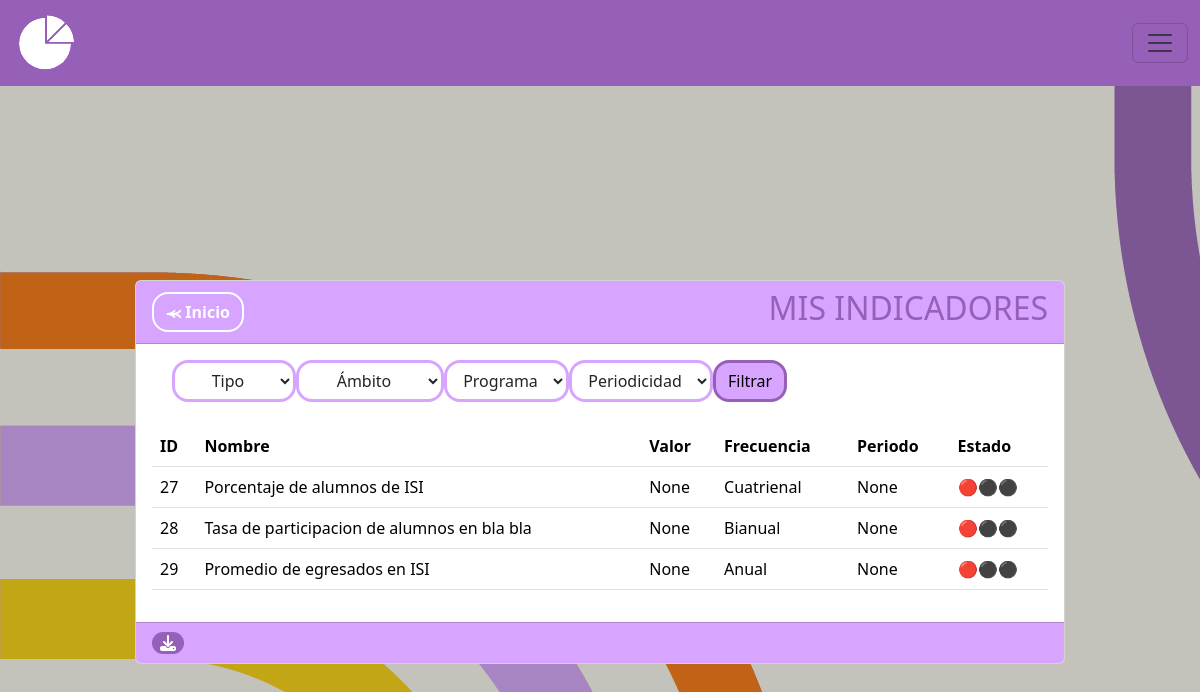
/indicadores, run on an earlier commit of the app's database.
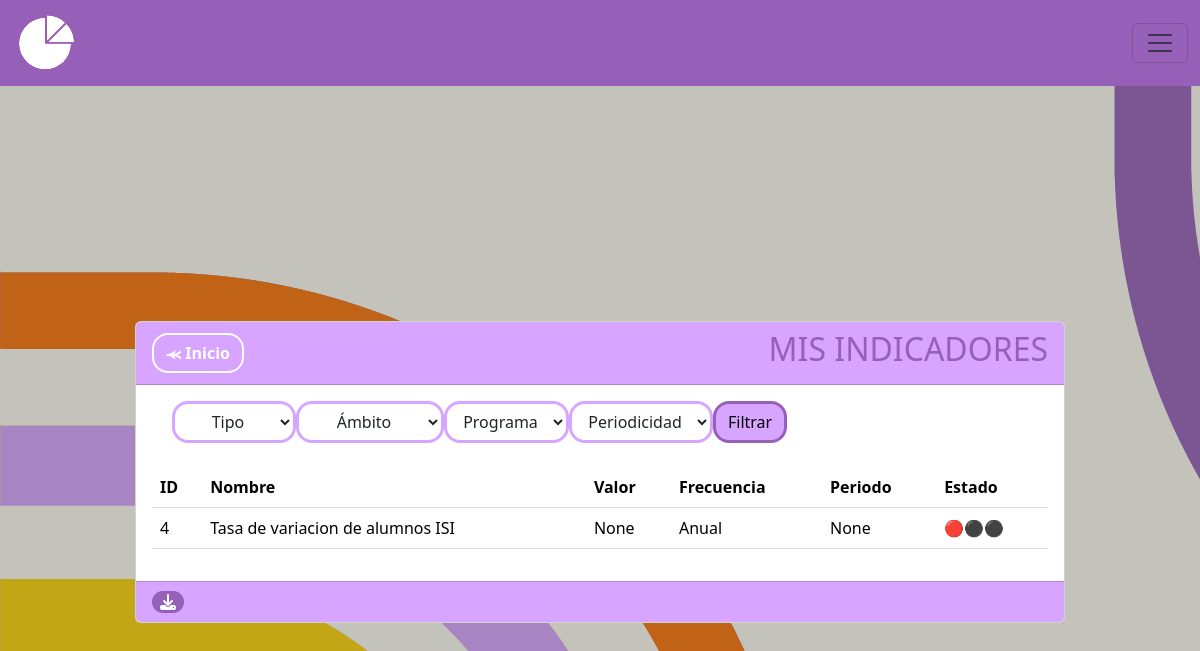
And on a later commit of the database.
### MIReApp/models.py (models this page shows, shortened)
class Indicador(models.Model):
    id = models.AutoField(primary_key=True)
    nombre = models.CharField(max_length=100,
                              verbose_name='Nombre',
                              unique= True,
                              validators= [
                                  RegexValidator(regex= r'^[a-zA-Z\s]*$',
                                                 message="El nombre no puede contener caracteres especiales.",
                                                 code='invalid_nombre')
                              ])
    descripcion = models.CharField(max_length=100, verbose_name='Descripción', blank=True, null=True)
    ambito = models.ForeignKey('Ambito', on_delete=models.CASCADE)
    tipo = models.ForeignKey('Tipo', on_delete=models.CASCADE)
    programa = models.ForeignKey('Programa', on_delete=models.SET_NULL, null=True, blank=True)
    objetivo = models.ForeignKey('Objetivos', on_delete=models.CASCADE, blank=True, null=True)
    frecuencia = models.CharField(verbose_name='Frecuencia de medición',max_length=10, choices=FRECUENCIAS)
    formula = models.CharField(max_length=20, choices= FORMULAS,verbose_name='Formula', blank=True)
    numerador = models.ForeignKey('Metrica', related_name='Numerador', on_delete=models.CASCADE, blank=True, null=True)
    denominador = models.ForeignKey('Metrica', related_name='Denominador', on_delete=models.CASCADE, blank=True, null=True)
    numerador_periodo = models.ForeignKey('HistorialMetrica', related_name='Instancia_Numerador', on_delete=models.CASCADE, blank=True, null=True)
    denominador_periodo = models.ForeignKey('HistorialMetrica', related_name='Instancia_Denominador', on_delete=models.CASCADE, blank=True, null=True)
    numerador_medida = models.CharField(max_length=100, verbose_name='', blank=True, null=True)
    denominador_medida = models.CharField(max_length=100, verbose_name='', blank=True, null=True)
    numerador_valor = models.PositiveIntegerField(verbose_name='', blank=True, null=True)
    denominador_valor = models.PositiveIntegerField(verbose_name='' , blank=True, null=True)
    resultado = models.CharField(max_length=100, verbose_name='', blank=True, null=True)
    estado = models.CharField(max_length=100, verbose_name='Descripción', blank=True, null=True)

### MIReApp/views.py (the view)
# urls.py: path('indicadores',views.indicadores, name='indicadores'),
def indicadores(request):
    es_owner = False
    if request.user.is_authenticated:
        if request.user.is_owner:
            es_owner = True
    indicadores = Indicador.objects.all()
    json_data = serializers.serialize("json", indicadores)
    tipos = Tipo.objects.all()
    ambitos = Ambito.objects.all()
    programas = Programa.objects.all()
    tipo_opciones = {
        "Eficacia": ["1", "2", "4"],
        "Eficiencia": ["3", "5", "8"],
        "Calidad": ["6"],
        "Economía": ["9"],
    }
    tipo = request.GET.get('tipo')
    ambito = request.GET.get('ambito')
    programa = request.GET.get('programa')
    frecuencia = request.GET.get('periodicidad')
    indicadores = Indicador.objects.all()
    json_data = serializers.serialize("json", indicadores)
    if tipo:
        tipo = tipo_opciones[tipo]
        indicadores = indicadores.filter(tipo__in=tipo)
    if ambito:
        indicadores = indicadores.filter(ambito=ambito)
    if programa:
        indicadores = indicadores.filter(programa=programa)
    if frecuencia:
        indicadores = indicadores.filter(frecuencia=frecuencia)
    return render(request, 'indicadores/index.html', {'indicador': indicadores, 'json_data':json_data, 'tipos': tipos, 'ambitos': ambitos, 'programas': programas, 'es_owner': es_owner})

### MIReApp/templates/indicadores/index.html (shortened to what this page needs)
{% extends "base.html" %}
{% block contenido %}
<br>
<br>
<br>
<br>
<br>
<center>
    <link rel="stylesheet" href="https://cdnjs.cloudflare.com/ajax/libs/font-awesome/6.4.2/css/all.min.css">
    <div class="col-md-10 card" style="text-align: left;">
        <div class="card-header" style="background-color: #D7A5FF;">
            <div style="display: flex; justify-content: space-between; align-items: center;">
                <span>
                    <a href="{% url 'inicio' %}" class="btn btn-secondary rounded-4 fw-bold" style="background-color: transparent; color:white;border-color: white;border-width: 2px;">⪻ Inicio</a>
                </span>
                <span>
                    <h2 style="color: #965FB8;">MIS INDICADORES</h2>
                </span>
            </div>
        </div>
        <div class="card-body">
            <form method="GET" action="{% url 'indicadores' %}" class="d-flex flex-row table-responsive">
                <div class="form-group ">
                    <select name="tipo" id="tipo" class="btn dropdown-toggle rounded-4" type="button" data-bs-toggle="dropdown" aria-expanded="false"style="margin-left: 20px;border-color: #D7A5FF;border-width: 3px;">
                        <option value="">Tipo</option>
                    </select>
                </div>
                <div class="form-group">
                    <select name="ambito" id="ambito" class="btn dropdown-toggle rounded-4" type="button" data-bs-toggle="dropdown" aria-expanded="false"style="width:min-content;border-color: #D7A5FF;border-width: 3px;">
                        <option value="">Ámbito</option>
                    </select>
                </div>
                <div class="form-group">
                    <select name="programa" id="programa" class="btn dropdown-toggle rounded-4" type="button" data-bs-toggle="dropdown" aria-expanded="false"style="width:min-content;border-color: #D7A5FF;border-width: 3px;">
                        <option value="">Programa</option>
                    </select>
                </div>
                <div class="form-group">
                    <select name="periodicidad" id="periodicidad" class="btn dropdown-toggle rounded-4" type="button" data-bs-toggle="dropdown" aria-expanded="false"style="width:min-content;border-color: #D7A5FF;border-width: 3px;">
                        <option value="">Periodicidad</option>
                    </select>
                </div>
                <button type="submit" class="btn rounded-4"style="background-color:#D7A5FF; color: #000000;border-color: #965FB8;border-width: 3px;width:min-content">Filtrar</button>
            </form>
            <br>
            <div class="table-responsive">
                <table class="table rounded-4" style="background-color: #D7A5FF;">
                    <thead>
                        <tr>
                            <th scope="col">ID</th>
                            <th scope="col">Nombre</th>
                            <th scope="col">Valor</th>
                            <th scope="col">Frecuencia</th>
                            <th scope="col">Periodo</th>
                            <th scope="col">Estado</th>
                        </tr>
                    </thead>
                    <tbody>
                        {% for indi in indicador %}
                        <tr class="">
                            <td scope="row">{{ indi.id }}</td>
                            <td>{{ indi.nombre }}</td>
                            <td>{{ indi.resultado }}</td>
                            <td>{{ indi.frecuencia }}</td>
                            <td>{{ indi.numerador_periodo }}</td>
                            {% if indi.numerador_medida == None and indi.denominador_medida == None and indi.numerador_valor == None and indi.denominador_valor == None %}
                                <td> 🔴⚫⚫ </td>
                            {% elif indi.numerador_medida != None and indi.denominador_medida != None and indi.numerador_valor != None and indi.denominador_valor != None %}
                                <td> ⚫⚫🟢 </td>
                            {% else %}
                                <td> ⚫🟡⚫ </td>
                            {% endif %}
                        </tr>
                        {% endfor %}
                    </tbody>
                </table>
            </div>
        </div>
        <div class="card-footer text-muted" style="background-color: #D7A5FF;">
        <button class='rounded-4 fw-bold fa-solid fa-download' id="miBoton" type="button" style="border-radius: 3%; color:white;background-color: #965FB8;border-color: transparent;"></button>
        </div>
    </div>
</div>
{% endblock %}

### MIReApp/templates/base.html (shortened to what this page needs)
{% load static %}
<!doctype html>
<html lang="en">
<head>
  <link type="text/css" href='{% static "css/base.css" %}' rel="stylesheet"/>
  <link href="https://cdn.jsdelivr.net/npm/bootstrap@5.3.2/dist/css/bootstrap.min.css" rel="stylesheet">
</head>
<body style="background-image: url(../../static/images/base.jpg);">
  <nav class="navbar bg-body-tertiary fixed-top" style="background-color: #965FB8; position: fixed;">
    <div class="container-fluid"style="color: #965FB8 !important;">
      <a class="nav-item nav-link fw-bold " style="color: #965FB8 !important;" href="{% url 'inicio' %}" aria-current="page">
      <img src="/../static/images/grafiquita.png" class="rounded-3"></a>
      <button class="navbar-toggler" type="button" data-bs-toggle="offcanvas" data-bs-target="#offcanvasNavbar" aria-controls="offcanvasNavbar" aria-label="Toggle navigation" >
        <span class="navbar-toggler-icon"></span>
      </button>
    </div>
    </nav>
    <div class="container">
        <div class="row">
            <div class="col-12" id="formulario-container">
              <br>
              {% block contenido %} {% endblock %}
            </div>
        </div>
</body>
</html>

### MIReApp/static/css/base.css (style rules this page uses)
html, body { margin: 0; width: 100%; height: 100%; display: flex; justify-content: center; align-items: center; font-family: 'Dosis', sans-serif; font-weight: 300; -webkit-user-select: none; -moz-user-select: none; -ms-user-select: none; user-select: none; }
h2 { color: #965FB8; }
button { color:rgb(255, 255, 255); background-color: #D7A5FF }
nav.navbar.bg-body-tertiary.fixed-top { background-color: #965FB8 !important; }

What changed in the data, as far as the page shows it:
removed Indicador: id "27", nombre "Porcentaje de alumnos de ISI", resultado "None", frecuencia "Cuatrienal", numerador_periodo "None"
removed Indicador: id "28", nombre "Tasa de participacion de alumnos en bla bla", resultado "None", frecuencia "Bianual", numerador_periodo "None"
removed Indicador: id "29", nombre "Promedio de egresados en ISI", resultado "None", frecuencia "Anual", numerador_periodo "None"
added Indicador: id "4", nombre "Tasa de variacion de alumnos ISI", resultado "None", frecuencia "Anual", numerador_periodo "None"
